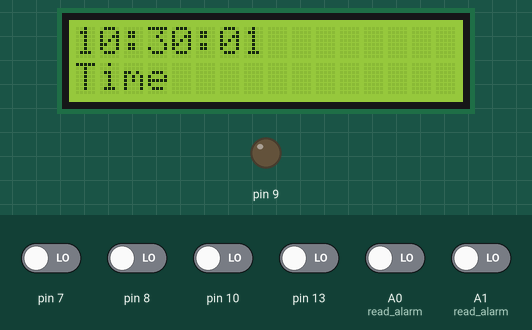
Bench run of a sketch on a simulated Arduino Uno, built with avr-gcc and run on an emulated ATmega328P. Shown: 16×2 character LCD, output pins drawn as LEDs (lit = HIGH). The test bench sets the inputs (shaded band); at power-on: A0 (read_alarm), A1 (read_alarm), pin 7, pin 8, pin 10, pin 13 LOW.

Above: at 1.2 s.
1.3 s: pin 10 driven HIGH
At 2.6 s:
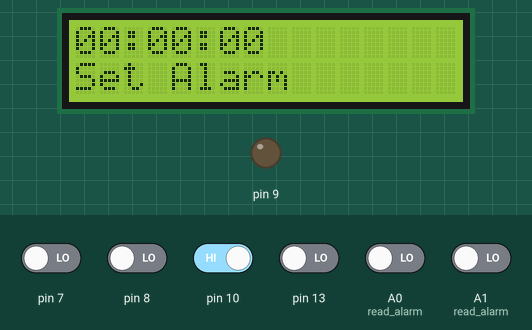
3.5 s: pin 7 driven HIGH
At 5.3 s:
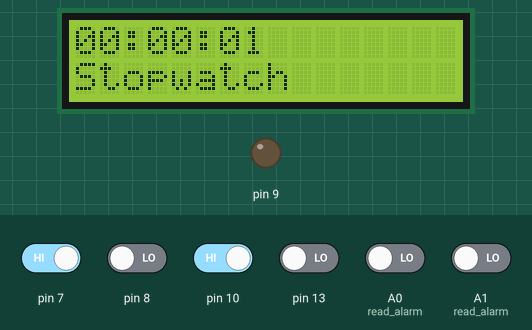
7.7 s: pin 7 driven LOW
At 9.1 s:
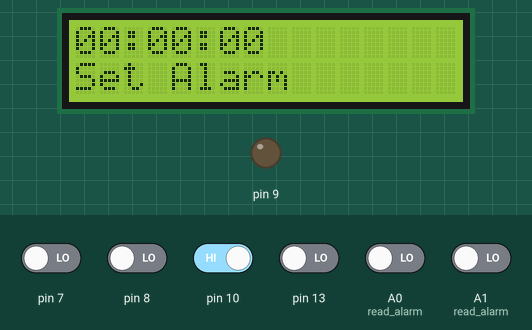
10.0 s: A0 (read_alarm) driven HIGH
At 10.15 s:
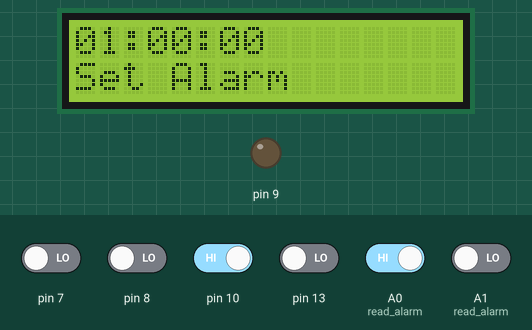
11.5 s: pin 13 driven HIGH
At 12.1 s:
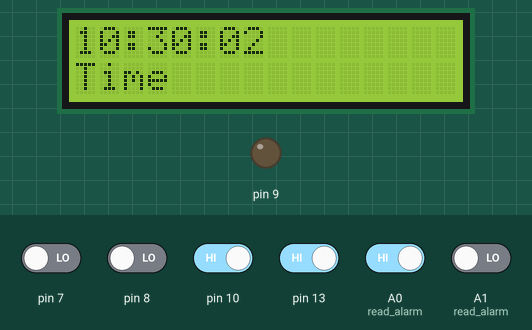
14.0 s: pin 13 driven LOW
At 14.67 s:
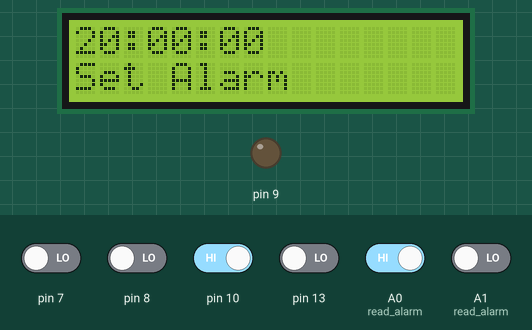
Timing chart, 0 to 17.0 s (numbered marks = the images above; inputs shaded):
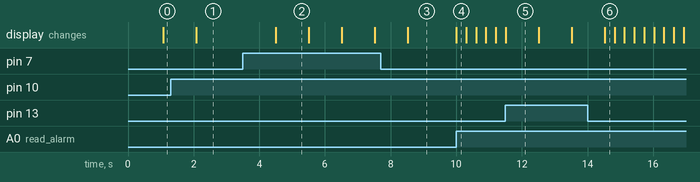

Measured:
- after the input at 1.3 s, the display: changes after 0.78 s (image 1)
- after the input at 3.5 s, the display: first changes after 1.0 s (image 2 shows a later state)
- after the input at 7.7 s, the display: changes after 0.82 s (image 3)
- after the input at 10.0 s, the display: changes at once (image 4)
- after the input at 11.5 s, the display: changes at once (image 5)
- after the input at 14.0 s, the display: changes after 0.52 s (image 6)
- what the display in image 2 shows lasts 1.0 s, from 4.5 s to 5.5 s

The sketch:

Arduino_Clock.ino
```cpp
/*
This is a clock+ stopwatch+ alarm
Make sure all slide switches are off before starting for proper working
Instructions for alarm:
1.Make sure stop watch switches are off.
2.Slide "Alarm ON/OFF" switch to set the alarm
3.Use the 2 push buttons to change the time
4.Slide the "Confirm Alarm" switch to go back to viewing time but with alarm on this time
Instructions for Stop-Watch:
1.Slide the "Stopwatch Mode ON/OFF" to turn stop watch on
2.To freeze the stop watch use the slide switch just above that,you can unfreeze by sliding the same switch off.
*/
#include <LiquidCrystal.h>
//Its a 24 hour clock.So peace.
//Set initial Time here.
void freeze_time(int*hours, int*minutes,int *seconds);
 int hours=10;
 int minutes=30;
 int seconds=00;
LiquidCrystal lcd(12, 11, 5, 4, 3, 2);
//stop watch time
 int stop_hours=0;
 int stop_minutes=0;
 int stop_seconds=0;
//alarm time
int alarm_hours=0;
int alarm_minutes=0;
int alarm_seconds =0;


void setup() {
  Serial.begin(9600);
  lcd.begin(16, 2);
  lcd.setCursor(0,1);
  lcd.println("Time");
  pinMode(9,OUTPUT);
}
void read_alarm(int*h,int*m){
  lcd.setCursor(0,0);
  freeze_time(h,m,&alarm_seconds);
  lcd.setCursor(0,1);
  lcd.print("Set Alarm");
  if (digitalRead(A0)==HIGH) {
    (*h)++;
    if ((*h)==24){
     *h = 0;
    }
    freeze_time(h,m,&alarm_seconds);
  }
  if (digitalRead(A1) == HIGH){
    (*m)++;
    if (*m == 60){
      *m = 0;
    }
    freeze_time(h,m,&alarm_seconds);
  }

}

void freeze_time(int*hours, int*minutes,int *seconds){
lcd.setCursor(0,0);
 if(*hours<10)
 {
   lcd.print("0");
 }
 lcd.print(*hours);
 lcd.print(":");
 if(*minutes<10)
 {
   lcd.print("0");
 }
 lcd.print(*minutes);
 lcd.print(":");
 if(*seconds<10){
   lcd.print("0");
 }
 lcd.print(*seconds);

}
void print_time( int*hours, int*minutes,int *seconds){
 lcd.setCursor(0,0);
 if(*hours<10)
 {
   lcd.print("0");
 }
 lcd.print(*hours);
 lcd.print(":");
 if(*minutes<10)
 {
   lcd.print("0");
 }
 lcd.print(*minutes);
 lcd.print(":");
 if(*seconds<10){
   lcd.print("0");
 }
 lcd.print(*seconds);
 lcd.setCursor(0,1);
 delay(1000);

 (*seconds)++;
 if(*seconds==60){
  *seconds=0;
  *minutes=*minutes+1;
 }
 if(*minutes==60)
 {
  *minutes=0;
  *hours=*hours+1;
 }
 if(*hours==24)
 {
  *hours=0;
 }
}
void loop() {


 if (digitalRead(7)==HIGH){
  if(digitalRead(8)==HIGH){
     freeze_time(&stop_hours,&stop_minutes,&stop_seconds);
  }else{
  print_time(&stop_hours,&stop_minutes,&stop_seconds);
  }
  lcd.setCursor(0,1);
  lcd.println("Stopwatch");

 }else if (digitalRead(10)==HIGH ){

     if (digitalRead(13) == HIGH){
     lcd.clear();
     lcd.setCursor(0,1);
     lcd.println("Time");
     print_time(&hours,&minutes,&seconds);
    }else{
     read_alarm(&alarm_hours,&alarm_minutes);
    }
 }
  else{
  lcd.clear();
  lcd.setCursor(0,1);
  lcd.println("Time");

  print_time(&hours,&minutes,&seconds);

 }
 if (digitalRead(13) == HIGH){
    if ((alarm_hours == hours) && (alarm_minutes == minutes)) {
      digitalWrite(9,HIGH);
      tone(9,4000,500);
     }
   }

}
```
